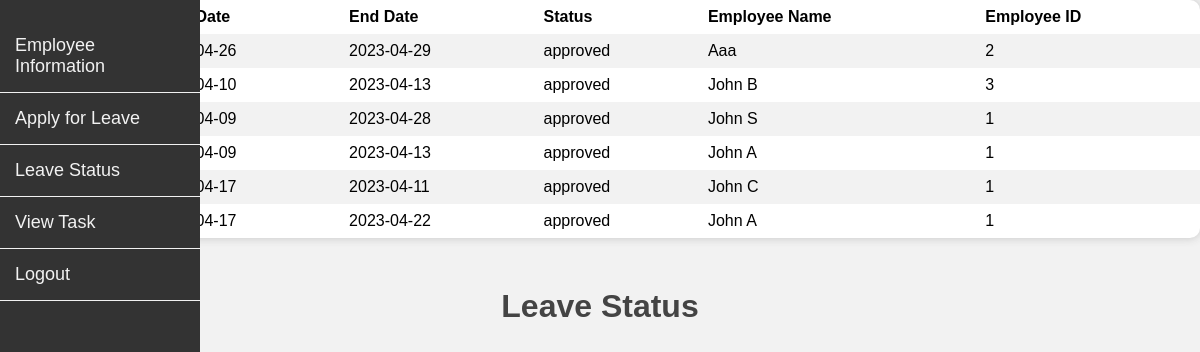
The page /leave_status_emp.php on the database its author committed.
### tables this page shows
CREATE TABLE `vc` (
  `id` int(11) DEFAULT NULL,
  `emp_id` int(11) NOT NULL,
  `reason` text NOT NULL,
  `date_start` date NOT NULL,
  `date_end` date NOT NULL,
  `status` text NOT NULL,
  `emp_name` varchar(255) NOT NULL
);

### leave_status_emp.php (the view, shortened to what this page needs)
<?php
$conn = mysqli_connect('localhost', 'root', '', 'databasedictionary');
$query = "SELECT reason, date_start, date_end, status, emp_name, emp_id FROM vc";
$result = mysqli_query($conn, $query);
if ($result->num_rows > 0) {
    echo "<table>";
    echo "<tr><th>Reason</th><th>Start Date</th><th>End Date</th><th>Status</th><th>Employee Name</th><th>Employee ID</th></tr>";
    while($row = $result->fetch_assoc()) {
        echo "<tr><td>".$row["reason"]."</td><td>".$row["date_start"]."</td><td>".$row["date_end"]."</td><td>".$row["status"]."</td><td>".$row["emp_name"]."</td><td>".$row["emp_id"]."</td></tr>";
    }
    echo "</table>";
} else {
    echo "No records found.";
}
?>
<!DOCTYPE html>
<html>
<head>
</head>
<body>
	<h1>Leave Status</h1>
</body>
</html>
</head>
<body>
	<nav>
		<a href="employee_portal.php">Employee Information</a>
		<a href="applyleave.php">Apply for Leave</a>
		<a href="leave_status_emp.php" class="active">Leave Status</a>
		<a href="viewtasks.php">View Task</a>
    	<a href="logout.php">Logout</a>
	</nav>
</body>
</html>

### leave_status_emp.php (style rules this page uses)
body { font-family: Arial, sans-serif; background-color: #f2f2f2; margin: 0; padding: 0; }
nav { background-color: #333; height: 100vh; width: 200px; position: fixed; top: 0; left: 0; overflow-x: hidden; padding-top: 20px; }
nav a { display: block; color: #f2f2f2; padding: 15px; text-decoration: none; font-size: 18px; border-bottom: 1px solid #f2f2f2; }
h1 { color: #444444; margin-top: 50px; margin-bottom: 30px; text-align: center; }
table { border-collapse: collapse; width: 100%; background-color: #ffffff; border-radius: 10px; box-shadow: 0px 0px 10px #c4c4c4; }
th, td { text-align: left; padding: 8px; }
tr:nth-child(even) { background-color: #f2f2f2; }

### rows shown on the page
vc: date_end "2023-04-29", status "approved", emp_name "Aaa", emp "2"
vc: date_end "2023-04-13", status "approved", emp_name "John B", emp "3"
vc: date_end "2023-04-28", status "approved", emp_name "John S", emp "1"
vc: date_end "2023-04-13", status "approved", emp_name "John A", emp "1"
vc: date_end "2023-04-11", status "approved", emp_name "John C", emp "1"
vc: date_end "2023-04-22", status "approved", emp_name "John A", emp "1"
